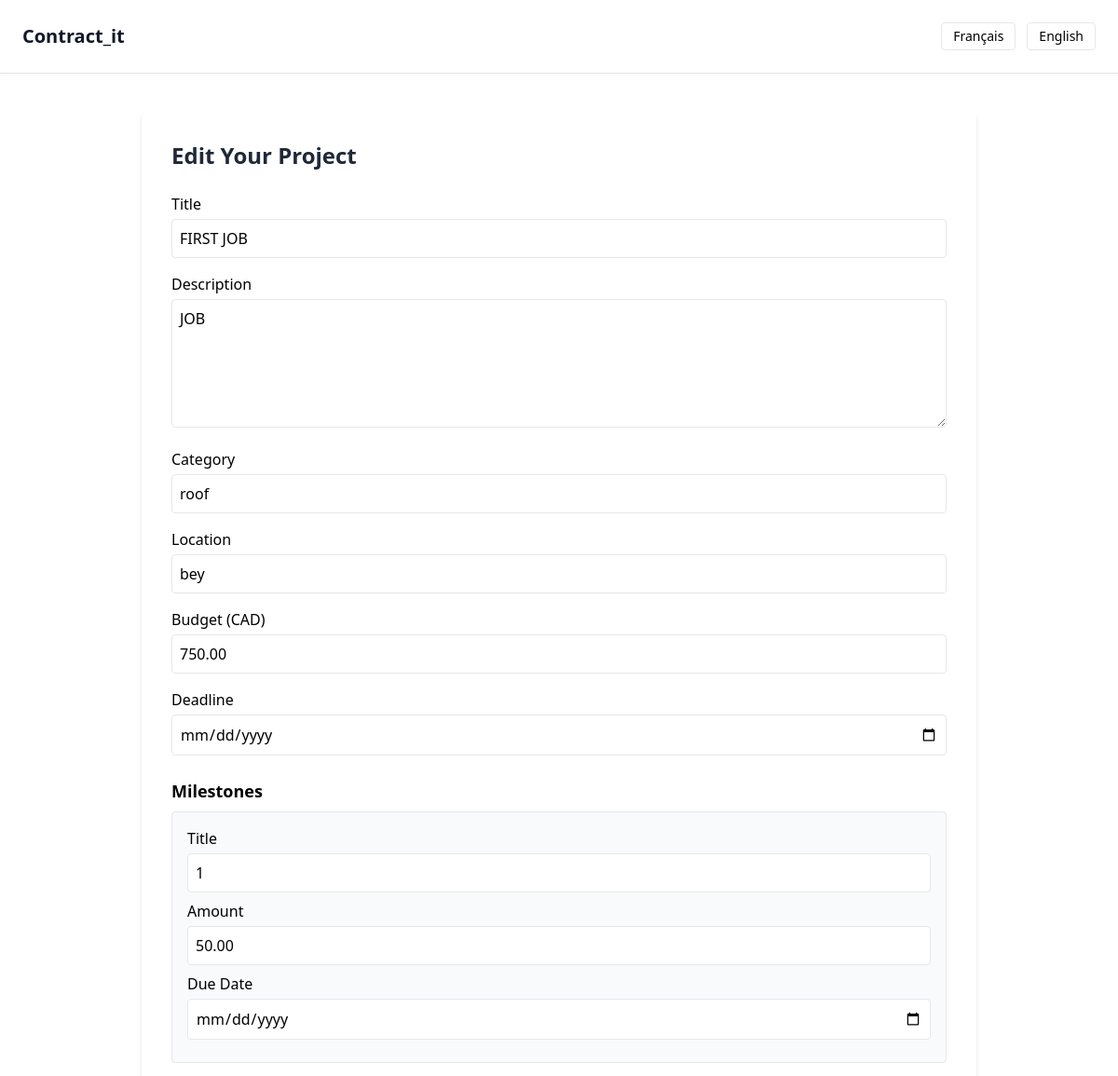
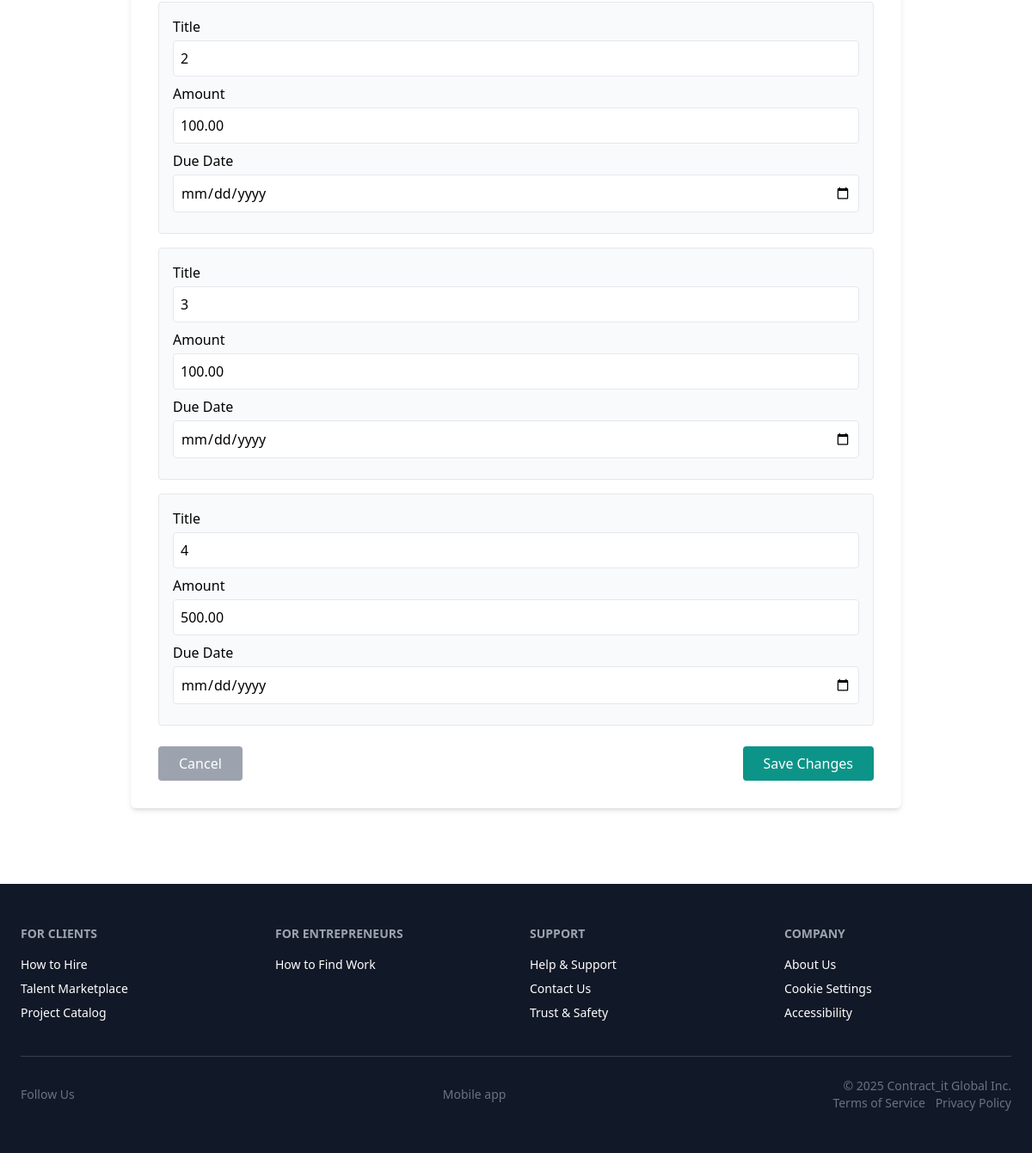
The app's page /en/projects/edit/1/ (signed in) with its own data (2 pictures, top to bottom).
### projects/models.py (models this page shows, shortened)
class Project(models.Model):
    STATUS_CHOICES = [
        ('active', 'Actif'),          # Projet publié, ouvert aux offres
        ('in_progress', 'En cours'),  # Projet attribué à un entrepreneur
        ('completed', 'Terminé'),     # Projet complété
        ('cancelled', 'Annulé'),      # Projet annulé ou retiré
    ]
    is_public = models.BooleanField(
        default=True,
        help_text="Le projet est-il visible publiquement ? (True = tous les entrepreneurs peuvent le voir)"
    )
    client = models.ForeignKey(
        CustomUser,
        on_delete=models.SET_NULL,          # Si le client est supprimé → champ devient NULL
        null=True,
        blank=True,
        related_name='projects_posted',     # Permet d’appeler client.projects_posted.all()
        limit_choices_to={'is_client': True},  # Restreint aux utilisateurs clients
        help_text="Utilisateur (client) qui a publié ce projet"
    )
    contractor = models.ForeignKey(
        CustomUser,
        on_delete=models.SET_NULL,          # Si le contractor est supprimé → champ devient NULL
        null=True,
        blank=True,
        related_name='projects_awarded',    # Permet d’appeler contractor.projects_awarded.all()
        limit_choices_to={'is_contractor': True},  # Restreint aux utilisateurs entrepreneurs
        help_text="Utilisateur (entrepreneur) sélectionné pour ce projet (facultatif)"
    )
    title = models.CharField(
        max_length=255,
        help_text="Titre clair et court du projet (ex. : Rénovation salle de bain)"
    )
    description = models.TextField(
        help_text="Description complète des travaux à réaliser"
    )
    category = models.CharField(
        max_length=100,
        help_text="Type de projet ou domaine requis (ex : Électricité, Peinture)"
    )
    location = models.CharField(
        max_length=255,
        help_text="Lieu d'exécution des travaux (ville, région, etc.)"
    )
    budget = models.DecimalField(
        max_digits=10,  # Jusqu’à 9 999 999.99
        decimal_places=2,
        help_text="Budget estimé ou alloué pour le projet (en dollars CAD)"
    )
    deadline = models.DateField(
        help_text="Date limite souhaitée pour l’achèvement du projet"
    )
    status = models.CharField(
        max_length=20,
        choices=STATUS_CHOICES,
        default='active',
        help_text="Statut actuel du projet (actif, en cours, terminé ou annulé)"
    )
    ai_drafted = models.BooleanField(
        default=False,
        help_text="Ce projet a-t-il été rédigé automatiquement par l’assistant IA ?"
    )
    created_at = models.DateTimeField(
        auto_now_add=True,
        help_text="Date de création automatique lors de la publication"
    )
    updated_at = models.DateTimeField(
        auto_now=True,
        help_text="Mise à jour automatique à chaque modification"
    )

class Milestone(models.Model):
    project = models.ForeignKey(
        Project,
        on_delete=models.CASCADE,  # Si le projet est supprimé → tous ses jalons aussi
        related_name='milestones',
        help_text="Projet auquel ce jalon est rattaché"
    )
    title = models.CharField(
        max_length=255,
        help_text="Titre du jalon"
    )
    description = models.TextField(
        blank=True,
        help_text="Détails précis sur les travaux associés à ce jalon"
    )
    amount = models.DecimalField(
        max_digits=10,
        decimal_places=2,
        help_text="Montant à verser à la complétion de ce jalon"
    )
    due_date = models.DateField(
        help_text="Date limite souhaitée pour compléter ce jalon"
    )
    STATUS_CHOICES = [
        ('pending', 'En attente'),
        ('in_progress', 'En cours'),
        ('completed', 'Terminé'),
        ('approved', 'Approuvé'),
        ('paid', 'Payé'),
    ]
    status = models.CharField(
        max_length=20,
        choices=STATUS_CHOICES,
        default='pending',
        help_text="Statut actuel du jalon"
    )
    created_at = models.DateTimeField(auto_now_add=True)
    updated_at = models.DateTimeField(auto_now=True)

### projects/views.py (the view, shortened to what this page needs)
# urls.py: path('edit/<int:project_id>/', edit_project_view, name='edit_project_view'),
@login_required
def edit_project_view(request, project_id):
    project = get_object_or_404(Project, id=project_id)
    if project.client != request.user:
        return redirect("index_view")  # ❌ Refus d'accès
    milestones = project.milestones.all()
    return render(request, "projects/edit_project.html", {
        "project": project,
        "milestones": milestones,
    })

### accounts/context_processors.py (called while the page is built)
def user_roles(request):
    user = request.user  # 🔍 Récupère l’utilisateur connecté (AnonymousUser si non connecté)
    return {
        'is_client': getattr(user, 'is_client', False),         # ✅ True si client, sinon False
        'is_contractor': getattr(user, 'is_contractor', False)  # ✅ True si entrepreneur, sinon False
    }

### projects/templates/projects/edit_project.html (shortened to what this page needs)
{% extends "core/useful/base2.html" %}
{% load i18n %}
{% block content %}
<div class="max-w-4xl mx-auto bg-white p-8 shadow-md rounded-md">
    <h1 class="text-2xl font-bold text-gray-800 mb-6">{% trans "Edit Your Project" %}</h1>
    <form method="POST">
        <label for="title" class="block font-medium mb-1">{% trans "Title" %}</label>
        <input type="text" name="title" id="title" value="{{ project.title }}"
               class="w-full p-2 border rounded mb-4" required>
        <label for="description" class="block font-medium mb-1">{% trans "Description" %}</label>
        <textarea name="description" id="description"
                  class="w-full p-2 border rounded mb-4" rows="5" required>{{ project.description }}</textarea>
        <label for="category" class="block font-medium mb-1">{% trans "Category" %}</label>
        <input type="text" name="category" id="category" value="{{ project.category }}"
               class="w-full p-2 border rounded mb-4" required>
        <label for="location" class="block font-medium mb-1">{% trans "Location" %}</label>
        <input type="text" name="location" id="location" value="{{ project.location }}"
               class="w-full p-2 border rounded mb-4" required>
        <label for="budget" class="block font-medium mb-1">{% trans "Budget (CAD)" %}</label>
        <input type="number" name="budget" id="budget" value="{{ project.budget }}"
               class="w-full p-2 border rounded mb-4" step="0.01" required>
        <label for="deadline" class="block font-medium mb-1">{% trans "Deadline" %}</label>
        <input type="date" name="deadline" id="deadline" value="{{ project.deadline }}"
               class="w-full p-2 border rounded mb-6" required>
        <h2 class="text-lg font-semibold mb-2">{% trans "Milestones" %}</h2>
        {% for milestone in milestones %}
            <div class="border p-4 mb-4 rounded bg-gray-50">
                <label class="block font-medium mb-1">{% trans "Title" %}</label>
                <input type="text" name="milestone_title_{{ forloop.counter }}" value="{{ milestone.title }}"
                       class="w-full p-2 border rounded mb-2" required>
                <label class="block font-medium mb-1">{% trans "Amount" %}</label>
                <input type="number" name="milestone_amount_{{ forloop.counter }}" value="{{ milestone.amount }}"
                       class="w-full p-2 border rounded mb-2" required>
                <label class="block font-medium mb-1">{% trans "Due Date" %}</label>
                <input type="date" name="milestone_due_{{ forloop.counter }}" value="{{ milestone.due_date }}"
                       class="w-full p-2 border rounded mb-2" required>
            </div>
        {% empty %}
            <p class="text-sm text-gray-500">{% trans "No milestones defined yet." %}</p>
        {% endfor %}
        <div class="mt-6 flex justify-between">
            <a href="{% url 'my_projects_view' %}" class="px-6 py-2 bg-gray-400 text-white rounded hover:bg-gray-500">
                {% trans "Cancel" %}
            </a>
            <button type="submit" class="px-6 py-2 bg-teal-600 text-white rounded hover:bg-teal-700">
                {% trans "Save Changes" %}
            </button>
        </div>
    </form>
</div>
{% endblock %}

### records on screen
Project: title "FIRST JOB", description "JOB", category "roof", location "bey", budget "750.00"
Milestone: title "1", amount "50.00"
Milestone: title "2", amount "100.00"
Milestone: title "3", amount "100.00"
Milestone: title "4", amount "500.00"
